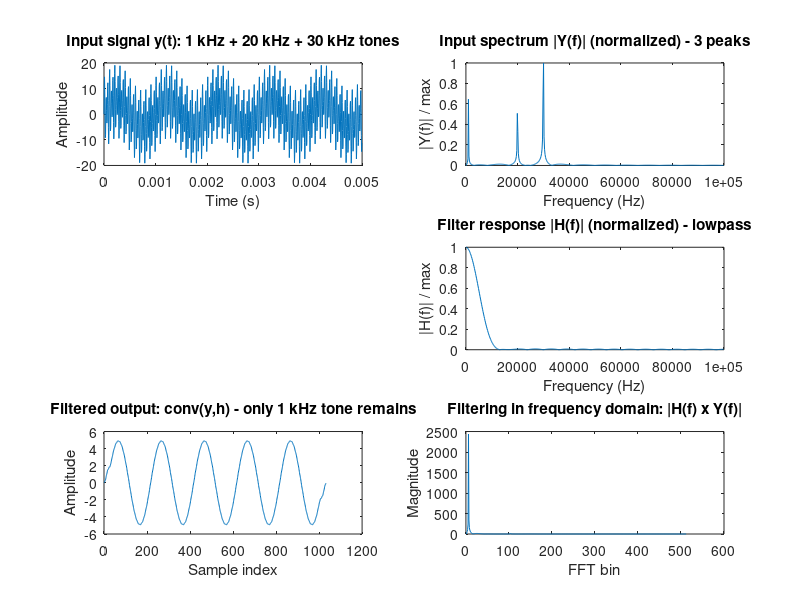

Here is the MATLAB script that generated this plot:
clc
clear all;

Fs = 200e3 ;
Ts = 1/Fs ;
dt = 0: Ts : 5e-3-Ts ;

f1=1e3;
f2=20e3;
f3=30e3;

y= 5*sin(2*pi*f1*dt) + 5*sin(2*pi*f2*dt) + 10*sin(2*pi*f3*dt);

y_fix = round(y*2^15)
%plot(dt,y) ;

nfft= length(y) ;
nfft2 = 2.^nextpow2(nfft) ;

fy= fft(y,nfft2) ;
fy= fy(1:nfft2/2);

xfft = Fs * (0:nfft2/2-1)/nfft2 ;

plot(xfft , abs(fy/max(fy))) ;

cut_off = 1.5e3 /Fs /2 ;
order = 32 ;

h=fir1(order, cut_off);
fh = fft(h,nfft2);
fh =fh(1:nfft2/2);

freqz(h)

y_f = filter(h,1,y) ;

mul = fh.* fy ;

con = conv(y,h) ;

subplot(3,2,1)
plot(dt,y);
title('Input signal y(t): 1 kHz + 20 kHz + 30 kHz tones');
xlabel('Time (s)'); ylabel('Amplitude');
%subplot(3,2,3)
%stem(h)
subplot(3,2,5)
plot(con)
title('Filtered output: conv(y,h) - only 1 kHz tone remains');
xlabel('Sample index'); ylabel('Amplitude');


subplot(3,2,2)
plot(xfft , abs(fy/max(fy)))
title('Input spectrum |Y(f)| (normalized) - 3 peaks');
xlabel('Frequency (Hz)'); ylabel('|Y(f)| / max');
subplot(3,2,4)
plot(xfft , abs(fh/max(fh)))
title('Filter response |H(f)| (normalized) - lowpass');
xlabel('Frequency (Hz)'); ylabel('|H(f)| / max');
subplot(3,2,6)
plot(abs(mul))
title('Filtering in frequency domain: |H(f) x Y(f)|');
xlabel('FFT bin'); ylabel('Magnitude');
